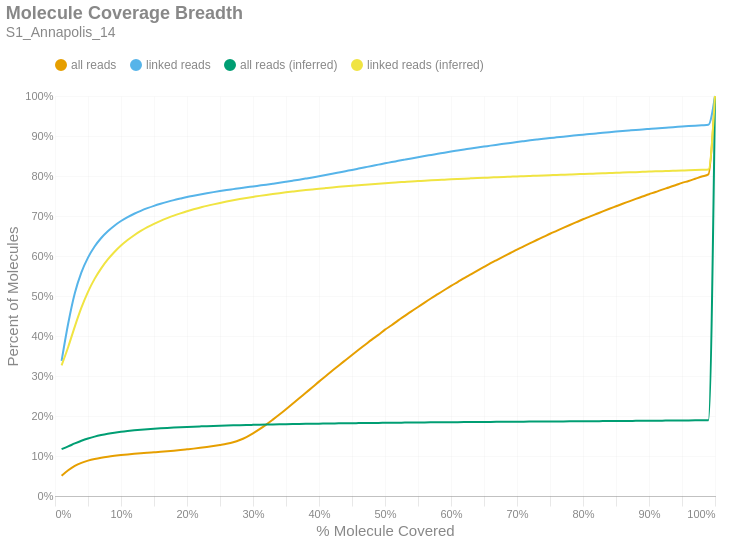

The notebook cell this image was saved under:
### Markdown cell above
### Molecule Read Coverage
This chart shows molecule coverage breadth as computed by the number of bases aligned to that molecule. In other words, "*how much of each unique long molecule is actually sequenced/aligned?*" Keep in mind there is a distinction between sequences and alignments, since some sequences belonging to a particular molecule may not align well and wouldn't appear in the alignment data. This chart also shows molecule coverage breadth as computed by the *inferred fragment* from which the aligned sequences originate. Unlike read coverage, this calculation takes into account the total insert size, including unsequenced gaps between the forward and reverse reads. Like the previous figures, these are cumulative percents.

### Code cell
if SKIPLR:
    print_html(f"Skipped")
else:
    binned_df = consolidated_hist(valids['coverage_bp'], mask, 0.01, True)
    binned_df_inf = consolidated_hist(valids['coverage_inserts'], mask, 0.01, True)
    binned_df = binned_df.with_columns(pl.lit(binned_df_inf['all reads (cumsum)']).alias('all reads (inferred)'))
    binned_df = binned_df.with_columns(pl.lit(binned_df_inf['linked reads (cumsum)']).alias('linked reads (inferred)'))
    binned_df = binned_df.with_columns(
        (pl.col('bin').cast(pl.Float64) + 0.01).alias('right_edge')
    )

    with SafeRender(binned_df):
        (
            density_plot(binned_df, 'Molecule Coverage Breadth', samplename, 'molcov', ['all reads (inferred)','linked reads (inferred)'])
            .encode(
                #x=alt.X('bin:Q', title="% Molecule Covered").axis(format = '%').scale(padding=0),
                x=alt.X('right_edge:Q', title="% Molecule Covered").axis(format='%').scale(padding=0),
                y=alt.Y('value:Q', title='Percent of Molecules')
                    .axis(format='%')
                    .stack(False)
                    .scale(domainMin=0, padding=0),
                color=alt.Color("key:N").scale(domain = ["all reads", "linked reads", "all reads (inferred)", "linked reads (inferred)"]),
                tooltip = [
                    alt.Tooltip("key:N", title = "Data Type"),
                    alt.Tooltip("range_label:N", title="% Molecule Covered"),
                    alt.Tooltip("value:Q", format = ".2%", title="% Molecules")
                ]
            )
        ).display()

### Figure 1 — Vega-Lite specification as saved in the notebook (floating-point values rounded to 4 significant figures)
{"width": "container", "height": 400, "config": {"title": {"anchor": "start", "dy": -15, "fontSize": 18, "color": "#888888", "subtitleColor": "#888888", "subtitleFontSize": 14}, "arc": {"fill": "#0072B2"}, "axis": {"domainColor": "#888888", "domainWidth": 0.5, "gridWidth": 0.2, "grid": false, "titleFontWeight": 400, "titleFontSize": 15, "labelFontSize": 11, "labelColor": "#888888", "tickColor": "#888888", "tickWidth": 0.2, "titleColor": "#888888"}, "axisBand": {"grid": false}, "axisX": {"grid": true, "tickSize": 10, "domainCap": "round"}, "axisY": {"domain": false, "grid": true, "tickSize": 0, "domainCap": "round"}, "background": "transparent", "header": {"labelFontSize": 15, "labelColor": "#888888", "titleFontSize": 15, "titleFontWeight": 600, "titleColor": "#888888"}, "legend": {"labelFont": "sans-serif", "labelFontSize": 12, "labelColor": "#888888", "symbolSize": 100, "symbolType": "circle", "titleFontSize": 12, "titlePadding": 10, "titleColor": "#888888", "title": null, "orient": "top"}, "range": {"category": ["#E69F00", "#56B4E9", "#009E73", "#F0E442", "#0072B2", "#D55E00", "#CC79A7", "#000000"], "diverging": ["#cfe8f3", "#a2d4ec", "#73bfe2", "#46abdb", "#1696d2", "#12719e"]}, "area": {"fill": "#0072B2", "fillOpacity": 0.7, "line": true, "strokeOpacity": 0.7}, "line": {"color": "#0072B2", "stroke": "#0072B2", "strokeWidth": 2}, "trail": {"color": "#0072B2", "stroke": "#0072B2", "strokeWidth": 0, "size": 1}, "point": {"filled": true, "fillOpacity": 1.0, "size": 95}, "text": {"color": "#888888", "fontSize": 11, "align": "right", "fontWeight": 400, "size": 11}, "bar": {"fill": "#0072B2", "stroke": null}, "view": {"stroke": null, "continuousWidth": 660, "continuousHeight": 400}}, "data": {"name": "data-9e245a19f7d4610758074225109d0409"}, "mark": {"type": "line", "interpolate": "monotone", "point": {"opacity": 0, "size": 275}}, "encoding": {"color": {"field": "key", "scale": {"domain": ["all reads", "linked reads", "all reads (inferred)", "linked reads (inferred)"]}, "type": "nominal"}, "tooltip": [{"field": "key", "title": "Data Type", "type": "nominal"}, {"field": "range_label", "title": "% Molecule Covered", "type": "nominal"}, {"field": "value", "format": ".2%", "title": "% Molecules", "type": "quantitative"}], "x": {"axis": {"format": "%"}, "field": "right_edge", "scale": {"padding": 0}, "title": "% Molecule Covered", "type": "quantitative"}, "y": {"axis": {"format": "%"}, "field": "value", "scale": {"domainMin": 0, "padding": 0}, "stack": false, "title": "Percent of Molecules", "type": "quantitative"}}, "params": [{"name": "param_c36ac31b6afebe62", "select": {"type": "point", "fields": ["key"]}, "bind": "legend"}], "title": {"text": "Molecule Coverage Breadth", "subtitle": "S1_Annapolis_14"}, "transform": [{"fold": ["all reads (cumsum)", "linked reads (cumsum)", "all reads (inferred)", "linked reads (inferred)"]}, {"calculate": "replace(datum.key, ' (cumsum)', '')", "as": "key"}, {"filter": {"param": "param_c36ac31b6afebe62"}}], "usermeta": {"embedOptions": {"downloadFileName": "S1_Annapolis_14.molcov"}}, "$schema": "https://vega.github.io/schema/vega-lite/v6.1.0.json", "datasets": {"data-9e245a19f7d4610758074225109d0409": [{"bin": "0.0", "interval": "0.0-0.01", "all reads": 0.05056, "linked reads": 0.3378, "all reads (cumsum)": 0.05056, "linked reads (cumsum)": 0.3378, "range_label": "0.0-0.01", "all reads (inferred)": 0.1171, "linked reads (inferred)": 0.3265, "right_edge": 0.01}, {"bin": "0.01", "interval": "0.01-0.02", "all reads": 0.01372, "linked reads": 0.09352, "all reads (cumsum)": 0.06427, "linked reads (cumsum)": 0.4313, "range_label": "0.01-0.02", "all reads (inferred)": 0.124, "linked reads (inferred)": 0.3726, "right_edge": 0.02}, {"bin": "0.02", "interval": "0.02-0.03", "all reads": 0.01101, "linked reads": 0.07562, "all reads (cumsum)": 0.07528, "linked reads (cumsum)": 0.5069, "range_label": "0.02-0.03", "all reads (inferred)": 0.1314, "linked reads (inferred)": 0.4236, "right_edge": 0.03}, {"bin": "0.03", "interval": "0.03-0.04", "all reads": 0.007701, "linked reads": 0.05218, "all reads (cumsum)": 0.08299, "linked reads (cumsum)": 0.5591, "range_label": "0.03-0.04", "all reads (inferred)": 0.1381, "linked reads (inferred)": 0.4707, "right_edge": 0.04}, {"bin": "0.04", "interval": "0.04-0.05", "all reads": 0.00544, "linked reads": 0.03684, "all reads (cumsum)": 0.08843, "linked reads (cumsum)": 0.5959, "range_label": "0.04-0.05", "all reads (inferred)": 0.1438, "linked reads (inferred)": 0.5104, "right_edge": 0.05}, {"bin": "0.05", "interval": "0.05-0.06", "all reads": 0.004158, "linked reads": 0.02779, "all reads (cumsum)": 0.09258, "linked reads (cumsum)": 0.6237, "range_label": "0.05-0.06", "all reads (inferred)": 0.1485, "linked reads (inferred)": 0.5428, "right_edge": 0.06}, {"bin": "0.06", "interval": "0.06-0.07", "all reads": 0.003203, "linked reads": 0.0213, "all reads (cumsum)": 0.09579, "linked reads (cumsum)": 0.645, "range_label": "0.06-0.07", "all reads (inferred)": 0.1523, "linked reads (inferred)": 0.5692, "right_edge": 0.07}, {"bin": "0.07", "interval": "0.07-0.08", "all reads": 0.002567, "linked reads": 0.01685, "all reads (cumsum)": 0.09835, "linked reads (cumsum)": 0.6619, "range_label": "0.07-0.08", "all reads (inferred)": 0.1554, "linked reads (inferred)": 0.5913, "right_edge": 0.08}, {"bin": "0.08", "interval": "0.08-0.09", "all reads": 0.002162, "linked reads": 0.01392, "all reads (cumsum)": 0.1005, "linked reads (cumsum)": 0.6758, "range_label": "0.08-0.09", "all reads (inferred)": 0.1581, "linked reads (inferred)": 0.6101, "right_edge": 0.09}, {"bin": "0.09", "interval": "0.09-0.1", "all reads": 0.001873, "linked reads": 0.01164, "all reads (cumsum)": 0.1024, "linked reads (cumsum)": 0.6874, "range_label": "0.09-0.1", "all reads (inferred)": 0.1604, "linked reads (inferred)": 0.6262, "right_edge": 0.1}, {"bin": "0.1", "interval": "0.1-0.11", "all reads": 0.001627, "linked reads": 0.009759, "all reads (cumsum)": 0.104, "linked reads (cumsum)": 0.6972, "range_label": "0.1-0.11", "all reads (inferred)": 0.1624, "linked reads (inferred)": 0.6399, "right_edge": 0.11}, {"bin": "0.11", "interval": "0.11-0.12", "all reads": 0.001457, "linked reads": 0.008466, "all reads (cumsum)": 0.1055, "linked reads (cumsum)": 0.7057, "range_label": "0.11-0.12", "all reads (inferred)": 0.1641, "linked reads (inferred)": 0.652, "right_edge": 0.12}, {"bin": "0.12", "interval": "0.12-0.13", "all reads": 0.001309, "linked reads": 0.007334, "all reads (cumsum)": 0.1068, "linked reads (cumsum)": 0.713, "range_label": "0.12-0.13", "all reads (inferred)": 0.1656, "linked reads (inferred)": 0.6626, "right_edge": 0.13}, {"bin": "0.13", "interval": "0.13-0.14", "all reads": 0.001221, "linked reads": 0.006539, "all reads (cumsum)": 0.108, "linked reads (cumsum)": 0.7195, "range_label": "0.13-0.14", "all reads (inferred)": 0.167, "linked reads (inferred)": 0.6721, "right_edge": 0.14}, {"bin": "0.14", "interval": "0.14-0.15", "all reads": 0.001185, "linked reads": 0.005883, "all reads (cumsum)": 0.1092, "linked reads (cumsum)": 0.7254, "range_label": "0.14-0.15", "all reads (inferred)": 0.1682, "linked reads (inferred)": 0.6805, "right_edge": 0.15}, {"bin": "0.15", "interval": "0.15-0.16", "all reads": 0.001201, "linked reads": 0.005198, "all reads (cumsum)": 0.1104, "linked reads (cumsum)": 0.7306, "range_label": "0.15-0.16", "all reads (inferred)": 0.1693, "linked reads (inferred)": 0.6879, "right_edge": 0.16}, {"bin": "0.16", "interval": "0.16-0.17", "all reads": 0.001312, "linked reads": 0.004704, "all reads (cumsum)": 0.1117, "linked reads (cumsum)": 0.7353, "range_label": "0.16-0.17", "all reads (inferred)": 0.1702, "linked reads (inferred)": 0.6946, "right_edge": 0.17}, {"bin": "0.17", "interval": "0.17-0.18", "all reads": 0.001455, "linked reads": 0.004376, "all reads (cumsum)": 0.1132, "linked reads (cumsum)": 0.7397, "range_label": "0.17-0.18", "all reads (inferred)": 0.1711, "linked reads (inferred)": 0.7009, "right_edge": 0.18}, {"bin": "0.18", "interval": "0.18-0.19", "all reads": 0.001632, "linked reads": 0.003959, "all reads (cumsum)": 0.1148, "linked reads (cumsum)": 0.7437, "range_label": "0.18-0.19", "all reads (inferred)": 0.1719, "linked reads (inferred)": 0.7065, "right_edge": 0.19}, {"bin": "0.19", "interval": "0.19-0.2", "all reads": 0.001804, "linked reads": 0.003825, "all reads (cumsum)": 0.1166, "linked reads (cumsum)": 0.7475, "range_label": "0.19-0.2", "all reads (inferred)": 0.1727, "linked reads (inferred)": 0.7119, "right_edge": 0.2}, {"bin": "0.2", "interval": "0.2-0.21", "all reads": 0.001849, "linked reads": 0.003312, "all reads (cumsum)": 0.1184, "linked reads (cumsum)": 0.7508, "range_label": "0.2-0.21", "all reads (inferred)": 0.1734, "linked reads (inferred)": 0.7167, "right_edge": 0.21}, {"bin": "0.21", "interval": "0.21-0.22", "all reads": 0.002019, "linked reads": 0.003177, "all reads (cumsum)": 0.1205, "linked reads (cumsum)": 0.754, "range_label": "0.21-0.22", "all reads (inferred)": 0.174, "linked reads (inferred)": 0.7211, "right_edge": 0.22}, {"bin": "0.22", "interval": "0.22-0.23", "all reads": 0.002209, "linked reads": 0.002945, "all reads (cumsum)": 0.1227, "linked reads (cumsum)": 0.7569, "range_label": "0.22-0.23", "all reads (inferred)": 0.1746, "linked reads (inferred)": 0.7253, "right_edge": 0.23}, {"bin": "0.23", "interval": "0.23-0.24", "all reads": 0.002392, "linked reads": 0.002798, "all reads (cumsum)": 0.1251, "linked reads (cumsum)": 0.7597, "range_label": "0.23-0.24", "all reads (inferred)": 0.1752, "linked reads (inferred)": 0.7291, "right_edge": 0.24}, {"bin": "0.24", "interval": "0.24-0.25", "all reads": 0.002675, "linked reads": 0.002665, "all reads (cumsum)": 0.1277, "linked reads (cumsum)": 0.7624, "range_label": "0.24-0.25", "all reads (inferred)": 0.1757, "linked reads (inferred)": 0.7327, "right_edge": 0.25}, {"bin": "0.25", "interval": "0.25-0.26", "all reads": 0.002924, "linked reads": 0.002481, "all reads (cumsum)": 0.1307, "linked reads (cumsum)": 0.7649, "range_label": "0.25-0.26", "all reads (inferred)": 0.1762, "linked reads (inferred)": 0.7361, "right_edge": 0.26}, {"bin": "0.26", "interval": "0.26-0.27", "all reads": 0.003803, "linked reads": 0.002326, "all reads (cumsum)": 0.1345, "linked reads (cumsum)": 0.7672, "range_label": "0.26-0.27", "all reads (inferred)": 0.1767, "linked reads (inferred)": 0.7393, "right_edge": 0.27}, {"bin": "0.27", "interval": "0.27-0.28", "all reads": 0.005501, "linked reads": 0.002327, "all reads (cumsum)": 0.14, "linked reads (cumsum)": 0.7695, "range_label": "0.27-0.28", "all reads (inferred)": 0.1771, "linked reads (inferred)": 0.7422, "right_edge": 0.28}, {"bin": "0.28", "interval": "0.28-0.29", "all reads": 0.00745, "linked reads": 0.002124, "all reads (cumsum)": 0.1474, "linked reads (cumsum)": 0.7716, "range_label": "0.28-0.29", "all reads (inferred)": 0.1775, "linked reads (inferred)": 0.745, "right_edge": 0.29}, {"bin": "0.29", "interval": "0.29-0.3", "all reads": 0.009209, "linked reads": 0.002303, "all reads (cumsum)": 0.1566, "linked reads (cumsum)": 0.7739, "range_label": "0.29-0.3", "all reads (inferred)": 0.1779, "linked reads (inferred)": 0.7477, "right_edge": 0.3}, {"bin": "0.3", "interval": "0.3-0.31", "all reads": 0.01039, "linked reads": 0.002175, "all reads (cumsum)": 0.167, "linked reads (cumsum)": 0.7761, "range_label": "0.3-0.31", "all reads (inferred)": 0.1783, "linked reads (inferred)": 0.7503, "right_edge": 0.31}, {"bin": "0.31", "interval": "0.31-0.32", "all reads": 0.01146, "linked reads": 0.002205, "all reads (cumsum)": 0.1785, "linked reads (cumsum)": 0.7783, "range_label": "0.31-0.32", "all reads (inferred)": 0.1786, "linked reads (inferred)": 0.7527, "right_edge": 0.32}, {"bin": "0.32", "interval": "0.32-0.33", "all reads": 0.01239, "linked reads": 0.002324, "all reads (cumsum)": 0.1909, "linked reads (cumsum)": 0.7806, "range_label": "0.32-0.33", "all reads (inferred)": 0.179, "linked reads (inferred)": 0.755, "right_edge": 0.33}, {"bin": "0.33", "interval": "0.33-0.34", "all reads": 0.0128, "linked reads": 0.002389, "all reads (cumsum)": 0.2037, "linked reads (cumsum)": 0.783, "range_label": "0.33-0.34", "all reads (inferred)": 0.1793, "linked reads (inferred)": 0.7571, "right_edge": 0.34}, {"bin": "0.34", "interval": "0.34-0.35", "all reads": 0.01328, "linked reads": 0.002537, "all reads (cumsum)": 0.2169, "linked reads (cumsum)": 0.7856, "range_label": "0.34-0.35", "all reads (inferred)": 0.1796, "linked reads (inferred)": 0.7591, "right_edge": 0.35}, {"bin": "0.35", "interval": "0.35-0.36", "all reads": 0.01345, "linked reads": 0.00261, "all reads (cumsum)": 0.2304, "linked reads (cumsum)": 0.7882, "range_label": "0.35-0.36", "all reads (inferred)": 0.1799, "linked reads (inferred)": 0.7611, "right_edge": 0.36}, {"bin": "0.36", "interval": "0.36-0.37", "all reads": 0.01374, "linked reads": 0.002658, "all reads (cumsum)": 0.2441, "linked reads (cumsum)": 0.7908, "range_label": "0.36-0.37", "all reads (inferred)": 0.1801, "linked reads (inferred)": 0.763, "right_edge": 0.37}, {"bin": "0.37", "interval": "0.37-0.38", "all reads": 0.01391, "linked reads": 0.002781, "all reads (cumsum)": 0.258, "linked reads (cumsum)": 0.7936, "range_label": "0.37-0.38", "all reads (inferred)": 0.1804, "linked reads (inferred)": 0.7647, "right_edge": 0.38}, {"bin": "0.38", "interval": "0.38-0.39", "all reads": 0.01376, "linked reads": 0.002841, "all reads (cumsum)": 0.2718, "linked reads (cumsum)": 0.7965, "range_label": "0.38-0.39", "all reads (inferred)": 0.1806, "linked reads (inferred)": 0.7664, "right_edge": 0.39}, {"bin": "0.39", "interval": "0.39-0.4", "all reads": 0.01409, "linked reads": 0.003007, "all reads (cumsum)": 0.2859, "linked reads (cumsum)": 0.7995, "range_label": "0.39-0.4", "all reads (inferred)": 0.1809, "linked reads (inferred)": 0.7681, "right_edge": 0.4}, {"bin": "0.4", "interval": "0.4-0.41", "all reads": 0.01351, "linked reads": 0.00298, "all reads (cumsum)": 0.2994, "linked reads (cumsum)": 0.8024, "range_label": "0.4-0.41", "all reads (inferred)": 0.1811, "linked reads (inferred)": 0.7697, "right_edge": 0.41}, {"bin": "0.41", "interval": "0.41-0.42", "all reads": 0.01351, "linked reads": 0.003094, "all reads (cumsum)": 0.3129, "linked reads (cumsum)": 0.8055, "range_label": "0.41-0.42", "all reads (inferred)": 0.1814, "linked reads (inferred)": 0.7713, "right_edge": 0.42}, {"bin": "0.42", "interval": "0.42-0.43", "all reads": 0.01346, "linked reads": 0.00323, "all reads (cumsum)": 0.3264, "linked reads (cumsum)": 0.8088, "range_label": "0.42-0.43", "all reads (inferred)": 0.1816, "linked reads (inferred)": 0.7728, "right_edge": 0.43}, {"bin": "0.43", "interval": "0.43-0.44", "all reads": 0.01318, "linked reads": 0.003261, "all reads (cumsum)": 0.3396, "linked reads (cumsum)": 0.812, "range_label": "0.43-0.44", "all reads (inferred)": 0.1818, "linked reads (inferred)": 0.7743, "right_edge": 0.44}, {"bin": "0.44", "interval": "0.44-0.45", "all reads": 0.01314, "linked reads": 0.003185, "all reads (cumsum)": 0.3527, "linked reads (cumsum)": 0.8152, "range_label": "0.44-0.45", "all reads (inferred)": 0.182, "linked reads (inferred)": 0.7757, "right_edge": 0.45}, {"bin": "0.45", "interval": "0.45-0.46", "all reads": 0.01294, "linked reads": 0.003298, "all reads (cumsum)": 0.3656, "linked reads (cumsum)": 0.8185, "range_label": "0.45-0.46", "all reads (inferred)": 0.1822, "linked reads (inferred)": 0.777, "right_edge": 0.46}, {"bin": "0.46", "interval": "0.46-0.47", "all reads": 0.01266, "linked reads": 0.00332, "all reads (cumsum)": 0.3783, "linked reads (cumsum)": 0.8218, "range_label": "0.46-0.47", "all reads (inferred)": 0.1824, "linked reads (inferred)": 0.7783, "right_edge": 0.47}, {"bin": "0.47", "interval": "0.47-0.48", "all reads": 0.01269, "linked reads": 0.003316, "all reads (cumsum)": 0.391, "linked reads (cumsum)": 0.8251, "range_label": "0.47-0.48", "all reads (inferred)": 0.1826, "linked reads (inferred)": 0.7796, "right_edge": 0.48}, {"bin": "0.48", "interval": "0.48-0.49", "all reads": 0.01187, "linked reads": 0.00329, "all reads (cumsum)": 0.4029, "linked reads (cumsum)": 0.8284, "range_label": "0.48-0.49", "all reads (inferred)": 0.1828, "linked reads (inferred)": 0.7808, "right_edge": 0.49}, {"bin": "0.49", "interval": "0.49-0.5", "all reads": 0.01304, "linked reads": 0.003315, "all reads (cumsum)": 0.4159, "linked reads (cumsum)": 0.8318, "range_label": "0.49-0.5", "all reads (inferred)": 0.183, "linked reads (inferred)": 0.782, "right_edge": 0.5}, {"bin": "0.5", "interval": "0.5-0.51", "all reads": 0.01093, "linked reads": 0.002998, "all reads (cumsum)": 0.4268, "linked reads (cumsum)": 0.8348, "range_label": "0.5-0.51", "all reads (inferred)": 0.1832, "linked reads (inferred)": 0.7831, "right_edge": 0.51}, {"bin": "0.51", "interval": "0.51-0.52", "all reads": 0.01211, "linked reads": 0.003131, "all reads (cumsum)": 0.4389, "linked reads (cumsum)": 0.8379, "range_label": "0.51-0.52", "all reads (inferred)": 0.1833, "linked reads (inferred)": 0.7842, "right_edge": 0.52}, {"bin": "0.52", "interval": "0.52-0.53", "all reads": 0.01142, "linked reads": 0.00307, "all reads (cumsum)": 0.4504, "linked reads (cumsum)": 0.841, "range_label": "0.52-0.53", "all reads (inferred)": 0.1835, "linked reads (inferred)": 0.7852, "right_edge": 0.53}, {"bin": "0.53", "interval": "0.53-0.54", "all reads": 0.01135, "linked reads": 0.00305, "all reads (cumsum)": 0.4617, "linked reads (cumsum)": 0.844, "range_label": "0.53-0.54", "all reads (inferred)": 0.1836, "linked reads (inferred)": 0.7863, "right_edge": 0.54}, {"bin": "0.54", "interval": "0.54-0.55", "all reads": 0.01088, "linked reads": 0.003, "all reads (cumsum)": 0.4726, "linked reads (cumsum)": 0.847, "range_label": "0.54-0.55", "all reads (inferred)": 0.1838, "linked reads (inferred)": 0.7872, "right_edge": 0.55}, {"bin": "0.55", "interval": "0.55-0.56", "all reads": 0.01102, "linked reads": 0.002911, "all reads (cumsum)": 0.4836, "linked reads (cumsum)": 0.8499, "range_label": "0.55-0.56", "all reads (inferred)": 0.184, "linked reads (inferred)": 0.7882, "right_edge": 0.56}, {"bin": "0.56", "interval": "0.56-0.57", "all reads": 0.0107, "linked reads": 0.002785, "all reads (cumsum)": 0.4943, "linked reads (cumsum)": 0.8527, "range_label": "0.56-0.57", "all reads (inferred)": 0.1841, "linked reads (inferred)": 0.7892, "right_edge": 0.57}, {"bin": "0.57", "interval": "0.57-0.58", "all reads": 0.0103, "linked reads": 0.002798, "all reads (cumsum)": 0.5046, "linked reads (cumsum)": 0.8555, "range_label": "0.57-0.58", "all reads (inferred)": 0.1842, "linked reads (inferred)": 0.7901, "right_edge": 0.58}, {"bin": "0.58", "interval": "0.58-0.59", "all reads": 0.01033, "linked reads": 0.002771, "all reads (cumsum)": 0.5149, "linked reads (cumsum)": 0.8583, "range_label": "0.58-0.59", "all reads (inferred)": 0.1844, "linked reads (inferred)": 0.7909, "right_edge": 0.59}, {"bin": "0.59", "interval": "0.59-0.6", "all reads": 0.01028, "linked reads": 0.00284, "all reads (cumsum)": 0.5252, "linked reads (cumsum)": 0.8611, "range_label": "0.59-0.6", "all reads (inferred)": 0.1845, "linked reads (inferred)": 0.7918, "right_edge": 0.6}, {"bin": "0.6", "interval": "0.6-0.61", "all reads": 0.009597, "linked reads": 0.00255, "all reads (cumsum)": 0.5348, "linked reads (cumsum)": 0.8637, "range_label": "0.6-0.61", "all reads (inferred)": 0.1847, "linked reads (inferred)": 0.7926, "right_edge": 0.61}, {"bin": "0.61", "interval": "0.61-0.62", "all reads": 0.0099, "linked reads": 0.002519, "all reads (cumsum)": 0.5447, "linked reads (cumsum)": 0.8662, "range_label": "0.61-0.62", "all reads (inferred)": 0.1848, "linked reads (inferred)": 0.7934, "right_edge": 0.62}, {"bin": "0.62", "interval": "0.62-0.63", "all reads": 0.00948, "linked reads": 0.002551, "all reads (cumsum)": 0.5542, "linked reads (cumsum)": 0.8687, "range_label": "0.62-0.63", "all reads (inferred)": 0.1849, "linked reads (inferred)": 0.7941, "right_edge": 0.63}, {"bin": "0.63", "interval": "0.63-0.64", "all reads": 0.009358, "linked reads": 0.002439, "all reads (cumsum)": 0.5635, "linked reads (cumsum)": 0.8712, "range_label": "0.63-0.64", "all reads (inferred)": 0.185, "linked reads (inferred)": 0.7948, "right_edge": 0.64}, {"bin": "0.64", "interval": "0.64-0.65", "all reads": 0.009073, "linked reads": 0.002322, "all reads (cumsum)": 0.5726, "linked reads (cumsum)": 0.8735, "range_label": "0.64-0.65", "all reads (inferred)": 0.1851, "linked reads (inferred)": 0.7956, "right_edge": 0.65}, {"bin": "0.65", "interval": "0.65-0.66", "all reads": 0.009272, "linked reads": 0.00246, "all reads (cumsum)": 0.5819, "linked reads (cumsum)": 0.8759, "range_label": "0.65-0.66", "all reads (inferred)": 0.1853, "linked reads (inferred)": 0.7962, "right_edge": 0.66}, {"bin": "0.66", "interval": "0.66-0.67", "all reads": 0.008664, "linked reads": 0.002277, "all reads (cumsum)": 0.5906, "linked reads (cumsum)": 0.8782, "range_label": "0.66-0.67", "all reads (inferred)": 0.1854, "linked reads (inferred)": 0.797, "right_edge": 0.67}, {"bin": "0.67", "interval": "0.67-0.68", "all reads": 0.008566, "linked reads": 0.002231, "all reads (cumsum)": 0.5991, "linked reads (cumsum)": 0.8805, "range_label": "0.67-0.68", "all reads (inferred)": 0.1855, "linked reads (inferred)": 0.7976, "right_edge": 0.68}, {"bin": "0.68", "interval": "0.68-0.69", "all reads": 0.008396, "linked reads": 0.002233, "all reads (cumsum)": 0.6075, "linked reads (cumsum)": 0.8827, "range_label": "0.68-0.69", "all reads (inferred)": 0.1856, "linked reads (inferred)": 0.7983, "right_edge": 0.69}, {"bin": "0.69", "interval": "0.69-0.7", "all reads": 0.008538, "linked reads": 0.00222, "all reads (cumsum)": 0.6161, "linked reads (cumsum)": 0.8849, "range_label": "0.69-0.7", "all reads (inferred)": 0.1857, "linked reads (inferred)": 0.799, "right_edge": 0.7}, {"bin": "0.7", "interval": "0.7-0.71", "all reads": 0.008026, "linked reads": 0.002116, "all reads (cumsum)": 0.6241, "linked reads (cumsum)": 0.887, "range_label": "0.7-0.71", "all reads (inferred)": 0.1858, "linked reads (inferred)": 0.7996, "right_edge": 0.71}, {"bin": "0.71", "interval": "0.71-0.72", "all reads": 0.007979, "linked reads": 0.002086, "all reads (cumsum)": 0.6321, "linked reads (cumsum)": 0.8891, "range_label": "0.71-0.72", "all reads (inferred)": 0.186, "linked reads (inferred)": 0.8002, "right_edge": 0.72}, {"bin": "0.72", "interval": "0.72-0.73", "all reads": 0.007987, "linked reads": 0.001898, "all reads (cumsum)": 0.64, "linked reads (cumsum)": 0.891, "range_label": "0.72-0.73", "all reads (inferred)": 0.1861, "linked reads (inferred)": 0.8009, "right_edge": 0.73}, {"bin": "0.73", "interval": "0.73-0.74", "all reads": 0.007682, "linked reads": 0.001912, "all reads (cumsum)": 0.6477, "linked reads (cumsum)": 0.8929, "range_label": "0.73-0.74", "all reads (inferred)": 0.1862, "linked reads (inferred)": 0.8015, "right_edge": 0.74}, {"bin": "0.74", "interval": "0.74-0.75", "all reads": 0.007946, "linked reads": 0.001943, "all reads (cumsum)": 0.6557, "linked reads (cumsum)": 0.8949, "range_label": "0.74-0.75", "all reads (inferred)": 0.1863, "linked reads (inferred)": 0.8021, "right_edge": 0.75}, {"bin": "0.75", "interval": "0.75-0.76", "all reads": 0.007283, "linked reads": 0.001724, "all reads (cumsum)": 0.663, "linked reads (cumsum)": 0.8966, "range_label": "0.75-0.76", "all reads (inferred)": 0.1864, "linked reads (inferred)": 0.8026, "right_edge": 0.76}, {"bin": "0.76", "interval": "0.76-0.77", "all reads": 0.007321, "linked reads": 0.001773, "all reads (cumsum)": 0.6703, "linked reads (cumsum)": 0.8984, "range_label": "0.76-0.77", "all reads (inferred)": 0.1865, "linked reads (inferred)": 0.8032, "right_edge": 0.77}, {"bin": "0.77", "interval": "0.77-0.78", "all reads": 0.007189, "linked reads": 0.001731, "all reads (cumsum)": 0.6775, "linked reads (cumsum)": 0.9001, "range_label": "0.77-0.78", "all reads (inferred)": 0.1866, "linked reads (inferred)": 0.8038, "right_edge": 0.78}, {"bin": "0.78", "interval": "0.78-0.79", "all reads": 0.007036, "linked reads": 0.001651, "all reads (cumsum)": 0.6845, "linked reads (cumsum)": 0.9017, "range_label": "0.78-0.79", "all reads (inferred)": 0.1867, "linked reads (inferred)": 0.8044, "right_edge": 0.79}, {"bin": "0.79", "interval": "0.79-0.8", "all reads": 0.007253, "linked reads": 0.001676, "all reads (cumsum)": 0.6918, "linked reads (cumsum)": 0.9034, "range_label": "0.79-0.8", "all reads (inferred)": 0.1869, "linked reads (inferred)": 0.805, "right_edge": 0.8}, {"bin": "0.8", "interval": "0.8-0.81", "all reads": 0.006506, "linked reads": 0.001528, "all reads (cumsum)": 0.6983, "linked reads (cumsum)": 0.9049, "range_label": "0.8-0.81", "all reads (inferred)": 0.187, "linked reads (inferred)": 0.8056, "right_edge": 0.81}, {"bin": "0.81", "interval": "0.81-0.82", "all reads": 0.006613, "linked reads": 0.001596, "all reads (cumsum)": 0.7049, "linked reads (cumsum)": 0.9065, "range_label": "0.81-0.82", "all reads (inferred)": 0.1871, "linked reads (inferred)": 0.8061, "right_edge": 0.82}, {"bin": "0.82", "interval": "0.82-0.83", "all reads": 0.006656, "linked reads": 0.001581, "all reads (cumsum)": 0.7115, "linked reads (cumsum)": 0.9081, "range_label": "0.82-0.83", "all reads (inferred)": 0.1872, "linked reads (inferred)": 0.8067, "right_edge": 0.83}, {"bin": "0.83", "interval": "0.83-0.84", "all reads": 0.006493, "linked reads": 0.0015, "all reads (cumsum)": 0.718, "linked reads (cumsum)": 0.9096, "range_label": "0.83-0.84", "all reads (inferred)": 0.1873, "linked reads (inferred)": 0.8073, "right_edge": 0.84}, {"bin": "0.84", "interval": "0.84-0.85", "all reads": 0.006247, "linked reads": 0.001452, "all reads (cumsum)": 0.7243, "linked reads (cumsum)": 0.9111, "range_label": "0.84-0.85", "all reads (inferred)": 0.1875, "linked reads (inferred)": 0.8079, "right_edge": 0.85}, {"bin": "0.85", "interval": "0.85-0.86", "all reads": 0.006247, "linked reads": 0.001379, "all reads (cumsum)": 0.7305, "linked reads (cumsum)": 0.9125, "range_label": "0.85-0.86", "all reads (inferred)": 0.1876, "linked reads (inferred)": 0.8085, "right_edge": 0.86}, {"bin": "0.86", "interval": "0.86-0.87", "all reads": 0.006057, "linked reads": 0.001351, "all reads (cumsum)": 0.7366, "linked reads (cumsum)": 0.9138, "range_label": "0.86-0.87", "all reads (inferred)": 0.1877, "linked reads (inferred)": 0.8091, "right_edge": 0.87}, {"bin": "0.87", "interval": "0.87-0.88", "all reads": 0.006144, "linked reads": 0.001339, "all reads (cumsum)": 0.7427, "linked reads (cumsum)": 0.9151, "range_label": "0.87-0.88", "all reads (inferred)": 0.1878, "linked reads (inferred)": 0.8097, "right_edge": 0.88}, {"bin": "0.88", "interval": "0.88-0.89", "all reads": 0.005863, "linked reads": 0.00125, "all reads (cumsum)": 0.7486, "linked reads (cumsum)": 0.9164, "range_label": "0.88-0.89", "all reads (inferred)": 0.188, "linked reads (inferred)": 0.8103, "right_edge": 0.89}, {"bin": "0.89", "interval": "0.89-0.9", "all reads": 0.005908, "linked reads": 0.001293, "all reads (cumsum)": 0.7545, "linked reads (cumsum)": 0.9177, "range_label": "0.89-0.9", "all reads (inferred)": 0.1881, "linked reads (inferred)": 0.811, "right_edge": 0.9}, {"bin": "0.9", "interval": "0.9-0.91", "all reads": 0.005483, "linked reads": 0.001298, "all reads (cumsum)": 0.76, "linked reads (cumsum)": 0.919, "range_label": "0.9-0.91", "all reads (inferred)": 0.1882, "linked reads (inferred)": 0.8116, "right_edge": 0.91}, {"bin": "0.91", "interval": "0.91-0.92", "all reads": 0.00606, "linked reads": 0.001235, "all reads (cumsum)": 0.766, "linked reads (cumsum)": 0.9202, "range_label": "0.91-0.92", "all reads (inferred)": 0.1884, "linked reads (inferred)": 0.8122, "right_edge": 0.92}, {"bin": "0.92", "interval": "0.92-0.93", "all reads": 0.005178, "linked reads": 0.001123, "all reads (cumsum)": 0.7712, "linked reads (cumsum)": 0.9213, "range_label": "0.92-0.93", "all reads (inferred)": 0.1885, "linked reads (inferred)": 0.8127, "right_edge": 0.93}, {"bin": "0.93", "interval": "0.93-0.94", "all reads": 0.005551, "linked reads": 0.001163, "all reads (cumsum)": 0.7768, "linked reads (cumsum)": 0.9225, "range_label": "0.93-0.94", "all reads (inferred)": 0.1887, "linked reads (inferred)": 0.8132, "right_edge": 0.94}, {"bin": "0.94", "interval": "0.94-0.95", "all reads": 0.005935, "linked reads": 0.001162, "all reads (cumsum)": 0.7827, "linked reads (cumsum)": 0.9237, "range_label": "0.94-0.95", "all reads (inferred)": 0.1888, "linked reads (inferred)": 0.8138, "right_edge": 0.95}, {"bin": "0.95", "interval": "0.95-0.96", "all reads": 0.004814, "linked reads": 0.001115, "all reads (cumsum)": 0.7875, "linked reads (cumsum)": 0.9248, "range_label": "0.95-0.96", "all reads (inferred)": 0.1889, "linked reads (inferred)": 0.8143, "right_edge": 0.96}, {"bin": "0.96", "interval": "0.96-0.97", "all reads": 0.005573, "linked reads": 0.001078, "all reads (cumsum)": 0.7931, "linked reads (cumsum)": 0.9259, "range_label": "0.96-0.97", "all reads (inferred)": 0.1891, "linked reads (inferred)": 0.815, "right_edge": 0.97}, {"bin": "0.97", "interval": "0.97-0.98", "all reads": 0.005676, "linked reads": 0.001028, "all reads (cumsum)": 0.7988, "linked reads (cumsum)": 0.9269, "range_label": "0.97-0.98", "all reads (inferred)": 0.1893, "linked reads (inferred)": 0.8157, "right_edge": 0.98}, {"bin": "0.98", "interval": "0.98-0.99", "all reads": 0.005306, "linked reads": 0.00108, "all reads (cumsum)": 0.8041, "linked reads (cumsum)": 0.928, "range_label": "0.98-0.99", "all reads (inferred)": 0.1895, "linked reads (inferred)": 0.8165, "right_edge": 0.99}, {"bin": "0.99", "interval": "0.99-1.0", "all reads": 0.1959, "linked reads": 0.07203, "all reads (cumsum)": 1.0, "linked reads (cumsum)": 1.0, "range_label": "0.99-1.0", "all reads (inferred)": 1.0, "linked reads (inferred)": 1.0, "right_edge": 1.0}]}}
